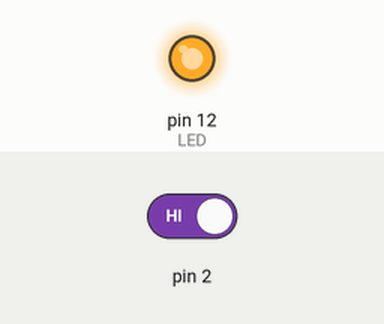
Simulated run of this sketch. Board: Arduino Uno, built with avr-gcc and run on an emulated ATmega328P. Shown: output pins drawn as LEDs (lit = HIGH). The test bench sets the inputs (shaded band); at power-on: pin 2 HIGH.

Above: at 1.2 s.
1.3 s: pin 2 driven LOW
At 1.6 s:
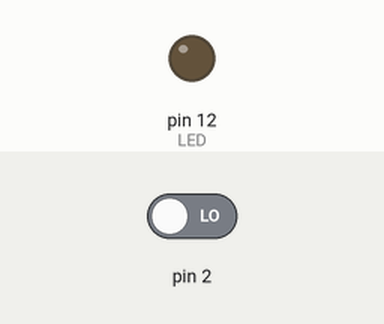
2.8 s: pin 2 driven HIGH
At 3.9 s:
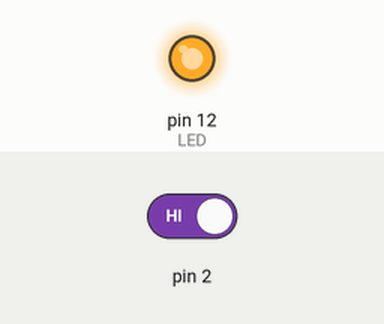
Timing chart, 0 to 5.8 s (numbered marks = the images above; inputs shaded):
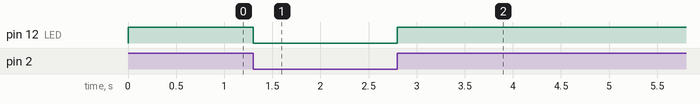

The sketch:

buttonpressedcheck.ino
```cpp
void setup() {
    // Set PB4 as output (LED on Port B)
    DDRB |= (1 << PB4);

    // Set PD2 as input (Button on Port D)
    DDRD &= ~(1 << PD2);
}

void loop() {
    // Check if the button (PD2) is pressed (active low)
    if (!(PIND & (1 << PD2))) {
        PORTB &= ~(1 << PB4);
        // Turn on LED (PB4)
    } else {
         PORTB |= (1 << PB4); // Turn off LED (PB4)
    }
}
```

Measured:
- after the input at 1.3 s, pin 12 (LED): HIGH → LOW at once
- after the input at 2.8 s, pin 12 (LED): LOW → HIGH at once
